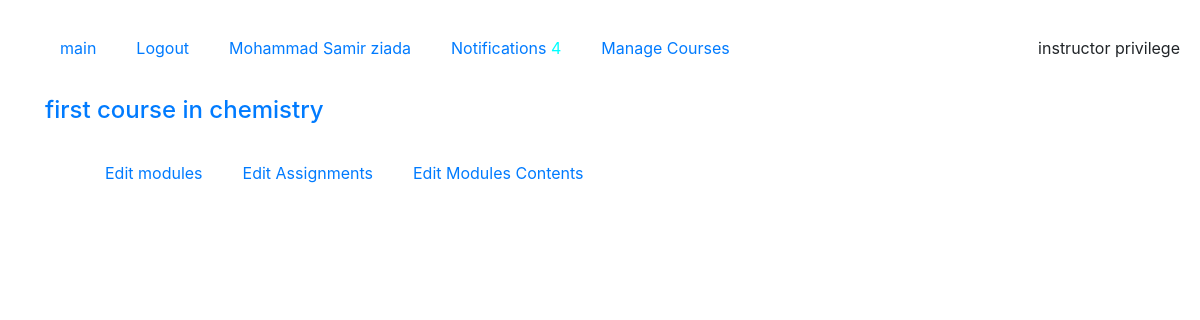
Page /manage/ (signed in) on the committed database.
### notifications/models.py (models this page shows, shortened)
class Notify(models.Model):
    user         = models.ForeignKey(User, on_delete=models.CASCADE, related_name='notifications')
    verb         = models.CharField(max_length=50)
    content_type = models.ForeignKey(ContentType, on_delete=models.CASCADE)
    object_id    = models.PositiveIntegerField()
    target       = GenericForeignKey('content_type', 'object_id')
    created_at   = models.DateTimeField(auto_now_add=True)
    read_by      = models.ManyToManyField(User, related_name='read_notifs', related_query_name='notif_readed')

### courses/models.py (models this page shows, shortened)
class Course(models.Model):
    title         = models.CharField(max_length=200)
    slug          = models.SlugField(max_length=200, unique=True)
    overview      = models.TextField()
    creator       = models.ForeignKey(User, on_delete=models.PROTECT,
                                            related_name='courses_created',
                                            related_query_name='course_created')
    instructors   = models.ManyToManyField(User, related_name='courses_instructed',
                                                related_query_name='instruct_in_course',
                                                blank=True,
                                                limit_choices_to={'groups__name__in': ['Instructors']}
                                                )
    students      = models.ManyToManyField(User, related_name='courses_enrolled',
                                                related_query_name='course_enrolled',
                                                blank=True)
    subject       = models.ForeignKey(Subject, related_name='courses', on_delete=models.CASCADE)
    created_at    = models.DateTimeField(auto_now_add=True)
    updated_at    = models.DateTimeField(auto_now=True)
    grade         = models.PositiveIntegerField()
    comments      = GenericRelation(Comment, content_type_field='content_type', object_id_field='object_id', related_query_name='on_course')
    notifications = GenericRelation(Notify, content_type_field='content_type', object_id_field='object_id', related_query_name='on_course')
    class Meta:
        ordering = ['title']

### courses/views.py (the view)
# urls.py: path('', views.ManageCourseListView.as_view(), name='manage_course_list_view'),
class ManageCourseListView(LoginRequiredMixin, PermissionRequiredMixin,ListView):
    template_name = 'courses/manage/course/list.html'
    model = Course
    context_object_name = 'courses'
    permission_required = 'courses.view_course'
    def get_queryset(self):
        qs = super().get_queryset()
        return qs.filter(Q(creator=self.request.user) | Q(instructors=self.request.user))

### courses/templatetags/courses_tags.py (called while the page is built)
@register.filter
def is_admin(user):
    return belong_to_group(user=user, name='Admins')

@register.filter
def is_instructor(user):
    return belong_to_group(user=user, name='Instructors')

### courses/utils.py (called while the page is built)
def belong_to_group(user, name):
    return user.groups.filter(name=name).exists()

### notifications/templatetags/notifications_tags.py (called while the page is built)
@register.filter
def count_notifs(user):
    non_admin_verbs = ['Updated the course', 'Deleted the course']
    list_ = None
    if belong_to_group(user, 'Admins'):
        list_ = list(chain(Notify.objects.filter(on_course__creator=user).\
        exclude(Q(verb__in=non_admin_verbs)),
        Notify.objects.filter(verb='Created Course')))
    elif belong_to_group(user, 'Instructors'):
        list_ = list(chain(Notify.objects.filter(on_course__instructors=user),
        Notify.objects.filter(on_comment__on_course__instructors=user)))
    elif user.is_authenticated :
        list_ = list(chain(Notify.objects.filter(on_course__students=user),
        Notify.objects.filter(on_comment__user=user)))
    i = 0
    for n in list_ :
        if user not in n.read_by.all():
            i += 1
    return i

### courses/templates/courses/manage/course/list.html (shortened to what this page needs)
{% extends 'base.html' %}
{%load courses_tags %}
{%block body%}
    {%for course in courses%}
    <div class='mid'>
    <h4><a href="#">{{course.title}}</a></h4>
            <p>
                <ul class="options">
                        {%if course.creator == user%}
                    <li><a href="{%url 'course_update_view' course.slug%}"> Edit </a></li>
                    <li><a href="{%url 'course_delete_view' course.slug%}"> Delete </a></li>
                        {%elif user in course.instructors.all%}
                    <li><a href="{%url 'course_modules_create_view' course.id %}"> Edit modules </a></li>
                    <li><a href="{%url 'course_assignments_create_view' course.slug %}"> Edit Assignments </a></li>
                            {%if course.modules.count > 0 %}
                    <li><a href="{%url 'course_module_contents_view' course.modules.first.slug %}"> Edit Modules Contents </a></li>
                            {%endif%}
                        {%endif%}
                 </ul>
            </p>
    </div>
    {%endfor%}
{%endblock%}

### users/templates/base.html (shortened to what this page needs)
{%load static%}
{% load courses_tags %}
{% load notifications_tags %}
<!DOCTYPE html>
<html lang="en">
<head>
    <link rel="stylesheet" href="{% static 'css/bootstrap.min.css' %}" type="text/css">
    <link rel="stylesheet" href="{% static 'base.css' %}" type="text/css">
</head>
<body>
    <nav>
        <ul>
            <li><a href="{%url 'course_list_view'%}"> main </a></li>
            {% if not user.is_authenticated %}
            <li><a href="{%url 'login_view'%}"> Login </a></li>
            <li><a href="{%url 'register_view'%}"> Register </a></li>
            {% else %}
            <li><a href="{%url 'logout_view'%}"> Logout</a></li>
            <li><a href="{%url 'update_info_view'%}">{{user.get_full_name}}</a></li>
            <li><a href="{%url 'list_notifications'%}">Notifications</a> <span>{{user|count_notifs}}</span></li>
            {%endif%}
            {%if user|is_admin or user|is_instructor %}
            <li><a href="{%url 'manage_course_list_view'%}">Manage Courses </a></li>
            {%endif%}
        </ul>
        <ul class="right">
            {%if user|is_admin%}
            <li>Admin privilege</li>
            <li><a href="{%url 'manage_users_list_view'%}">Manage Users </a></li>
            {%elif user|is_instructor%}
            <li>instructor privilege</li>
            {%endif%}
        </ul>
    </nav>
    <div class="container">
    {%block body%}
    {%endblock%}
    </div>
</body>
</html>

### users/static/base.css (style rules this page uses)
nav { display: block; height: 60px; }
ul { list-style: none; position: relative; }
nav li { float: left; padding: 20px; position: relative; }
span { color: aqua; }
.options > li { float: left; padding: 20px; position: relative; }
.right { float: right; }

### rows in the picture
Course: title "first course in chemistry", shows "Edit modules", shows "Edit Modules Contents"

### other values in the picture
{{ user.get_full_name }} "Mohammad Samir ziada"
{{ user|count_notifs }} "4"
